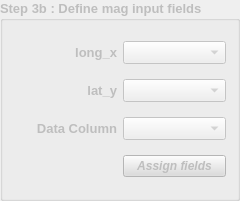
      <widget class="QGroupBox" name="groupBox_10">
       <property name="enabled">
        <bool>false</bool>
       </property>
       <property name="geometry">
        <rect>
         <x>315</x>
         <y>292</y>
         <width>240</width>
         <height>201</height>
        </rect>
       </property>
       <property name="sizePolicy">
        <sizepolicy hsizetype="Expanding" vsizetype="Expanding">
         <horstretch>0</horstretch>
         <verstretch>0</verstretch>
        </sizepolicy>
       </property>
       <property name="minimumSize">
        <size>
         <width>240</width>
         <height>201</height>
        </size>
       </property>
       <property name="font">
        <font>
         <pointsize>10</pointsize>
         <weight>75</weight>
         <bold>true</bold>
        </font>
       </property>
       <property name="title">
        <string>Step 3b : Define mag input fields</string>
       </property>
       <layout class="QGridLayout" name="gridLayout_4">
        <item row="0" column="0">
         <widget class="QLabel" name="label_77">
          <property name="enabled">
           <bool>false</bool>
          </property>
          <property name="styleSheet">
           <string notr="true">font-family: Arial; 
font-size: 13px;
</string>
          </property>
          <property name="text">
           <string>long_x</string>
          </property>
          <property name="alignment">
           <set>Qt::AlignRight|Qt::AlignTrailing|Qt::AlignVCenter</set>
          </property>
         </widget>
        </item>
        <item row="1" column="1">
         <widget class="QComboBox" name="comboBox_9">
          <property name="enabled">
           <bool>false</bool>
          </property>
         </widget>
        </item>
        <item row="0" column="1">
         <widget class="QComboBox" name="comboBox_8">
          <property name="enabled">
           <bool>false</bool>
          </property>
         </widget>
        </item>
        <item row="2" column="1">
         <widget class="QComboBox" name="comboBox_10">
          <property name="enabled">
           <bool>false</bool>
          </property>
         </widget>
        </item>
        <item row="2" column="0">
         <widget class="QLabel" name="label_82">
          <property name="enabled">
           <bool>false</bool>
          </property>
          <property name="styleSheet">
           <string notr="true">font-family: Arial; 
font-size: 13px;
</string>
          </property>
          <property name="text">
           <string>Data Column</string>
          </property>
          <property name="alignment">
           <set>Qt::AlignRight|Qt::AlignTrailing|Qt::AlignVCenter</set>
          </property>
         </widget>
        </item>
        <item row="1" column="0">
         <widget class="QLabel" name="label_78">
          <property name="enabled">
           <bool>false</bool>
          </property>
          <property name="styleSheet">
           <string notr="true">font-family: Arial; 
font-size: 13px;
</string>
          </property>
          <property name="text">
           <string>lat_y</string>
          </property>
          <property name="alignment">
           <set>Qt::AlignRight|Qt::AlignTrailing|Qt::AlignVCenter</set>
          </property>
         </widget>
        </item>
        <item row="3" column="1">
         <widget class="QPushButton" name="pushButton_16">
          <property name="enabled">
           <bool>false</bool>
          </property>
          <property name="styleSheet">
           <string notr="true">background-color: rgb(220, 220, 220);
font-weight: bold;
font-style: italic;
font-family: Arial;  
font-size: 12px;</string>
          </property>
          <property name="text">
           <string>Assign fields</string>
          </property>
         </widget>
        </item>
       </layout>
      </widget>
